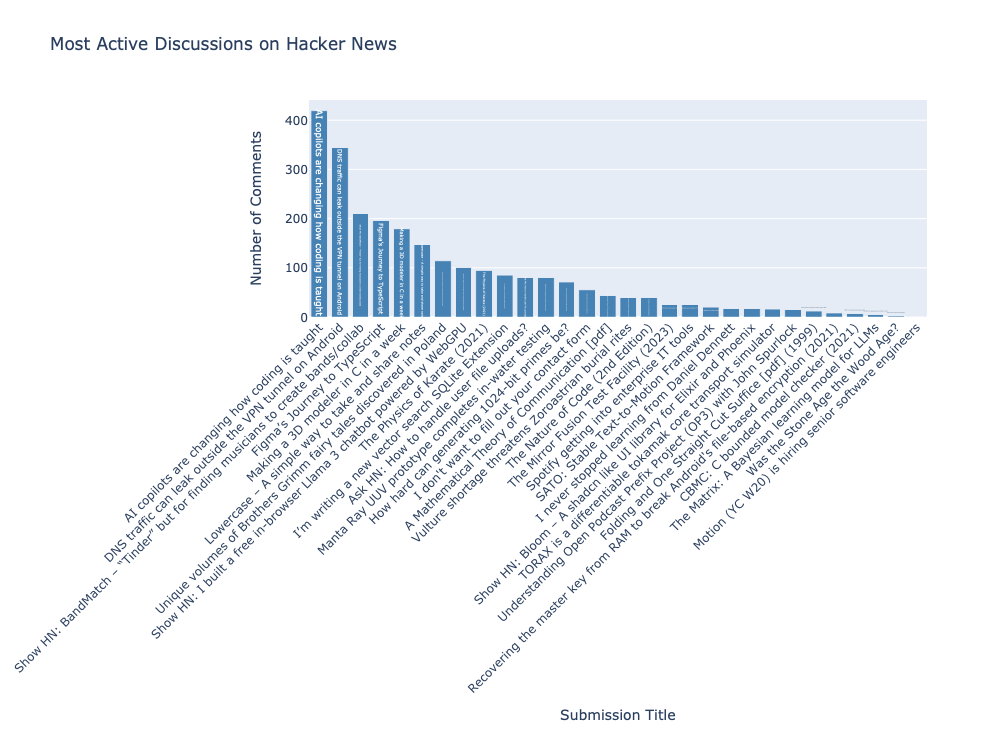

This figure's Python source:
import requests
from operator import itemgetter
import plotly.graph_objs as go
from plotly.offline import plot

# Making an API call and checking the response.
url = 'https://hacker-news.firebaseio.com/v0/topstories.json'
r = requests.get(url)
print(f"Status code: {r.status_code}")

#information about each submission.
submission_ids = r.json()

submission_dicts = []
for submission_id in submission_ids[:30]:
    # Making a new API call for each submission.
    url = f"https://hacker-news.firebaseio.com/v0/item/{submission_id}.json"
    r = requests.get(url)
    print(f"id: {submission_id}\tstatus: {r.status_code}")
    response_dict = r.json()
    
    # Building a dictionary for each article.
    if 'descendants' in response_dict:
        comments = response_dict['descendants']
    else:
        comments = 0
    
    submission_dict = {
        'title': response_dict['title'],
        'hn_link': f"https://news.ycombinator.com/item?id={submission_id}",
        'comments': comments,
    }
    submission_dicts.append(submission_dict)

# Sorting submissions by the number of comments.
submission_dicts = sorted(submission_dicts, key=itemgetter('comments'), reverse=True)

# Extracting submission titles, comment counts, and links.
titles = [submission['title'] for submission in submission_dicts]
comment_counts = [submission['comments'] for submission in submission_dicts]
hn_links = [submission['hn_link'] for submission in submission_dicts]

hover_text = [f'<a href="{link}" target="_blank">{title}</a>' for title, link in zip(titles, hn_links)]

# Create the bar chart.
data = [
    go.Bar(
        x=hover_text,  
        y=comment_counts,
        hoverinfo='y+text', 
        text=titles,
        marker=dict(color='steelblue'),
    )
]

layout = go.Layout(
    title='Most Active Discussions on Hacker News',
    xaxis=dict(title='Submission Title', tickangle=-45),
    yaxis=dict(title='Number of Comments'),
)

fig = go.Figure(data=data, layout=layout)

plot(fig, filename='hacker_news_discussions.html')
